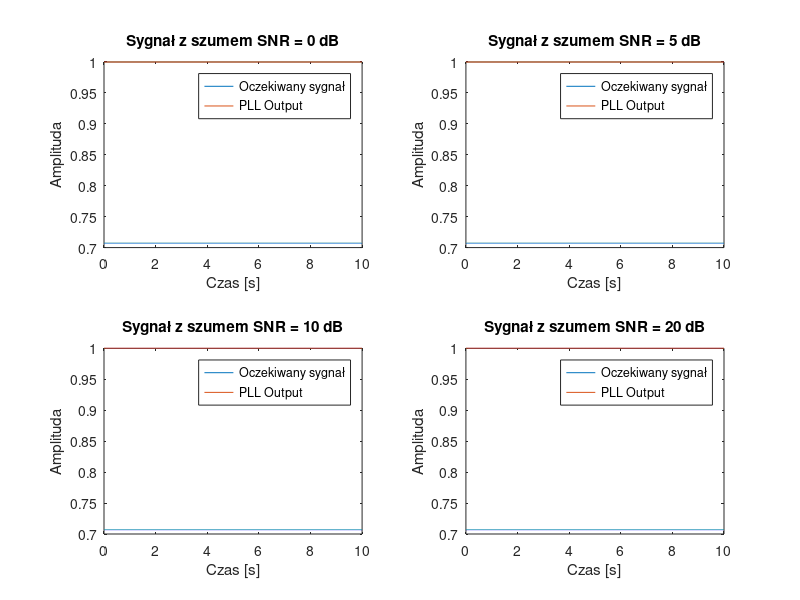
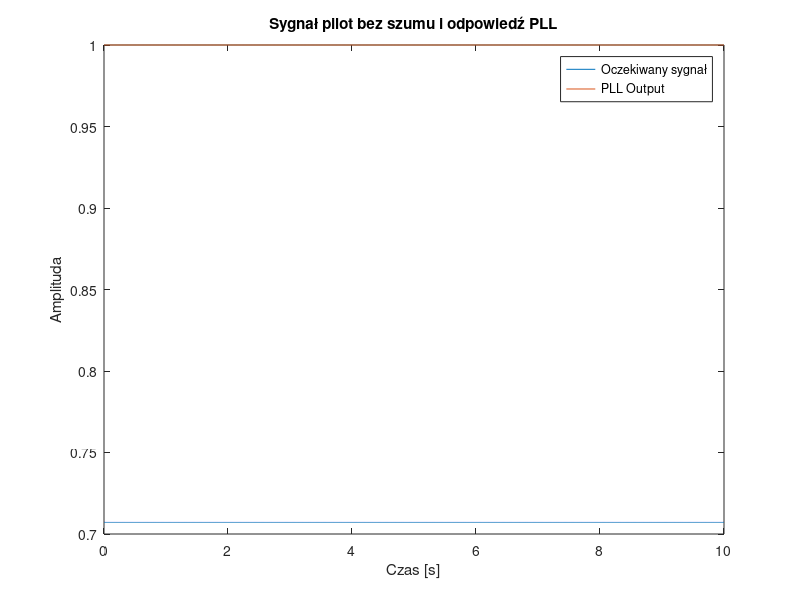
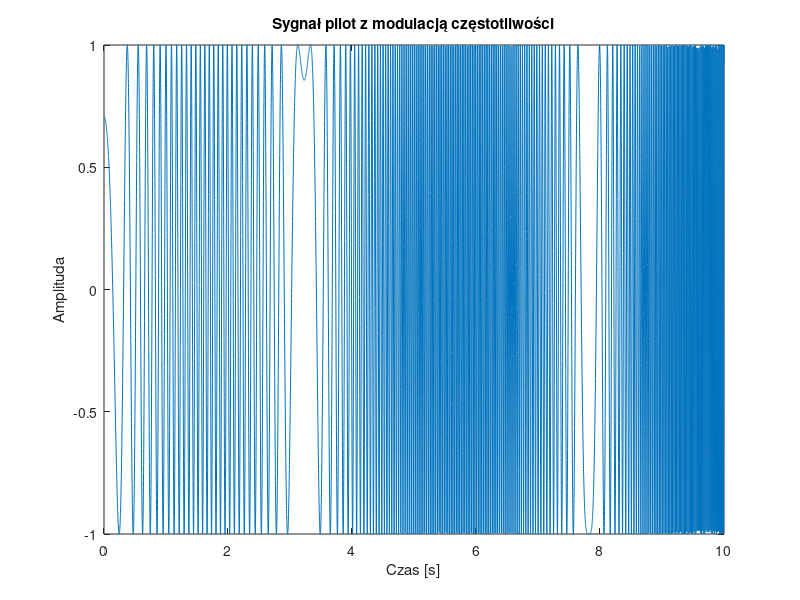

MATLAB code for these plots, in order:
clear all; close all;

fs = 1000; %samp
fpilot = 19000; %pilot
N = fs * 10;
t = (0:N-1) / fs; % wektor czasu

%pilot
phi = pi/4;
pilot = cos(2*pi*fpilot*t + phi);

df = 10; % zmiana częstotliwości
fm = 0.1; % częstotliwość modulacji
pilot_mod = cos(2*pi*(fpilot + df*sin(2*pi*fm*t)).*t + phi);


theta = zeros(1, N+1);
alpha = 1e-2;
beta = alpha^2/4;
freq = 2*pi*fpilot/fs;
for n = 1:N
    perr = -pilot(n)*sin(theta(n));
    theta(n+1) = theta(n) + freq + alpha*perr;
    freq = freq + beta*perr;
end
c57 = cos(3*theta(1:end)); % nosna 57 kHz

snr_values = [0, 5, 10, 20]; % wartości SNR w dB
convergence_time = zeros(size(snr_values));
figure;
for i = 1:length(snr_values)
    noisy_signal = awgn(pilot, snr_values(i), 'measured'); % dodanie szumu
    theta_noisy = zeros(1, N+1);
    freq_noisy = 2*pi*fpilot/fs;
    for n = 1:N
        perr = -noisy_signal(n)*sin(theta_noisy(n));
        theta_noisy(n+1) = theta_noisy(n) + freq_noisy + alpha*perr;
        freq_noisy = freq_noisy + beta*perr;

        if abs(theta_noisy(n+1) - theta(n+1)) < 1e-3
            convergence_time(i) = n;
            break;
        end
    end
    subplot(2,2,i);
    plot(t, pilot, t, cos(theta_noisy(1:end-1)));
    title(['Sygnał z szumem SNR = ' num2str(snr_values(i)) ' dB']);
    legend('Oczekiwany sygnał', 'PLL Output');
    xlabel('Czas [s]');
    ylabel('Amplituda');
end

% Wykresy
figure;
plot(t, pilot, t, cos(theta(1:end-1)));
title('Sygnał pilot bez szumu i odpowiedź PLL');
legend('Oczekiwany sygnał', 'PLL Output');
xlabel('Czas [s]');
ylabel('Amplituda');

figure;
plot(t, pilot_mod);
title('Sygnał pilot z modulacją częstotliwości');
xlabel('Czas [s]');
ylabel('Amplituda');

%disp('Czasy zbieżności dla różnych SNR:');
%disp(array2table(convergence_time,"VariableNames",{'Convergence_Time'}));
convergence_time
